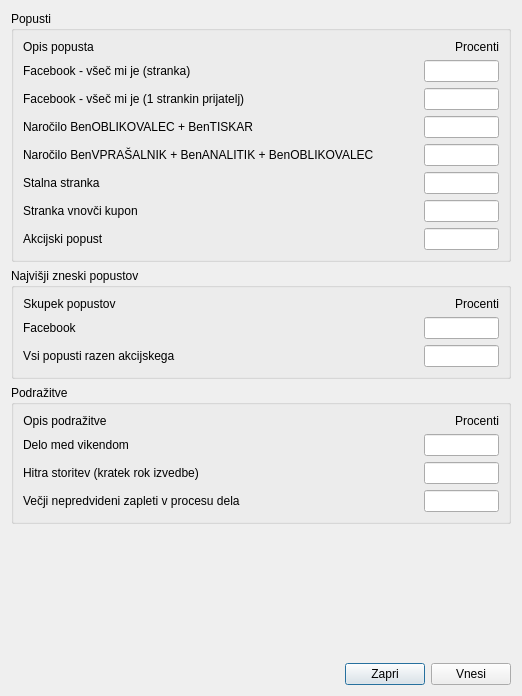
<?xml version="1.0" encoding="UTF-8"?>
<ui version="4.0">
 <class>popusti</class>
 <widget class="QDialog" name="popusti">
  <property name="windowModality">
   <enum>Qt::ApplicationModal</enum>
  </property>
  <property name="geometry">
   <rect>
    <x>0</x>
    <y>0</y>
    <width>522</width>
    <height>696</height>
   </rect>
  </property>
  <property name="windowTitle">
   <string>BenRačun: Urejanje popustov</string>
  </property>
  <layout class="QVBoxLayout" name="verticalLayout">
   <item>
    <widget class="QGroupBox" name="groupBox">
     <property name="title">
      <string>Popusti</string>
     </property>
     <layout class="QGridLayout" name="gridLayout_2">
      <item row="0" column="0">
       <layout class="QFormLayout" name="formLayout_2">
        <property name="fieldGrowthPolicy">
         <enum>QFormLayout::AllNonFixedFieldsGrow</enum>
        </property>
        <item row="4" column="0">
         <widget class="QLabel" name="label_9">
          <property name="text">
           <string>Facebook - všeč mi je (1 strankin prijatelj)</string>
          </property>
         </widget>
        </item>
        <item row="5" column="0">
         <widget class="QLabel" name="label_8">
          <property name="text">
           <string>Naročilo BenOBLIKOVALEC + BenTISKAR</string>
          </property>
         </widget>
        </item>
        <item row="6" column="0">
         <widget class="QLabel" name="label_7">
          <property name="text">
           <string>Naročilo BenVPRAŠALNIK + BenANALITIK + BenOBLIKOVALEC</string>
          </property>
         </widget>
        </item>
        <item row="7" column="0">
         <widget class="QLabel" name="label_6">
          <property name="text">
           <string>Stalna stranka</string>
          </property>
         </widget>
        </item>
        <item row="8" column="0">
         <widget class="QLabel" name="label_5">
          <property name="text">
           <string>Stranka vnovči kupon</string>
          </property>
         </widget>
        </item>
        <item row="9" column="0">
         <widget class="QLabel" name="label_4">
          <property name="text">
           <string>Akcijski popust</string>
          </property>
         </widget>
        </item>
        <item row="3" column="0">
         <widget class="QLabel" name="label_10">
          <property name="text">
           <string>Facebook - všeč mi je (stranka)</string>
          </property>
         </widget>
        </item>
        <item row="3" column="1">
         <layout class="QHBoxLayout" name="horizontalLayout_2">
          <item>
           <spacer name="horizontalSpacer_2">
            <property name="orientation">
             <enum>Qt::Horizontal</enum>
            </property>
            <property name="sizeHint" stdset="0">
             <size>
              <width>40</width>
              <height>20</height>
             </size>
            </property>
           </spacer>
          </item>
          <item>
           <widget class="QLineEdit" name="txt_popust_fb1">
            <property name="minimumSize">
             <size>
              <width>75</width>
              <height>0</height>
             </size>
            </property>
            <property name="maximumSize">
             <size>
              <width>75</width>
              <height>16777215</height>
             </size>
            </property>
           </widget>
          </item>
         </layout>
        </item>
        <item row="4" column="1">
         <layout class="QHBoxLayout" name="horizontalLayout_3">
          <item>
           <spacer name="horizontalSpacer_3">
            <property name="orientation">
             <enum>Qt::Horizontal</enum>
            </property>
            <property name="sizeHint" stdset="0">
             <size>
              <width>40</width>
              <height>20</height>
             </size>
            </property>
           </spacer>
          </item>
          <item>
           <widget class="QLineEdit" name="txt_popust_fb2">
            <property name="minimumSize">
             <size>
              <width>75</width>
              <height>0</height>
             </size>
            </property>
            <property name="maximumSize">
             <size>
              <width>75</width>
              <height>16777215</height>
             </size>
            </property>
           </widget>
          </item>
         </layout>
        </item>
        <item row="5" column="1">
         <layout class="QHBoxLayout" name="horizontalLayout_4">
          <item>
           <spacer name="horizontalSpacer_4">
            <property name="orientation">
             <enum>Qt::Horizontal</enum>
            </property>
            <property name="sizeHint" stdset="0">
             <size>
              <width>40</width>
              <height>20</height>
             </size>
            </property>
           </spacer>
          </item>
          <item>
           <widget class="QLineEdit" name="txt_popust_komb1">
            <property name="minimumSize">
             <size>
              <width>75</width>
              <height>0</height>
             </size>
            </property>
            <property name="maximumSize">
             <size>
              <width>75</width>
              <height>16777215</height>
             </size>
            </property>
           </widget>
          </item>
         </layout>
        </item>
        <item row="6" column="1">
         <layout class="QHBoxLayout" name="horizontalLayout_5">
          <item>
           <spacer name="horizontalSpacer_5">
            <property name="orientation">
             <enum>Qt::Horizontal</enum>
            </property>
            <property name="sizeHint" stdset="0">
             <size>
              <width>40</width>
              <height>20</height>
             </size>
            </property>
           </spacer>
          </item>
          <item>
           <widget class="QLineEdit" name="txt_popust_komb2">
            <property name="minimumSize">
             <size>
              <width>75</width>
              <height>0</height>
             </size>
            </property>
            <property name="maximumSize">
             <size>
              <width>75</width>
              <height>16777215</height>
             </size>
            </property>
           </widget>
          </item>
         </layout>
        </item>
        <item row="7" column="1">
         <layout class="QHBoxLayout" name="horizontalLayout_8">
          <item>
           <spacer name="horizontalSpacer_8">
            <property name="orientation">
             <enum>Qt::Horizontal</enum>
            </property>
            <property name="sizeHint" stdset="0">
             <size>
              <width>40</width>
              <height>20</height>
             </size>
            </property>
           </spacer>
          </item>
          <item>
           <widget class="QLineEdit" name="txt_popust_stalna_stranka">
            <property name="minimumSize">
             <size>
              <width>75</width>
              <height>0</height>
             </size>
            </property>
            <property name="maximumSize">
             <size>
              <width>75</width>
              <height>16777215</height>
             </size>
            </property>
           </widget>
          </item>
         </layout>
        </item>
        <item row="8" column="1">
         <layout class="QHBoxLayout" name="horizontalLayout_9">
          <item>
           <spacer name="horizontalSpacer_9">
            <property name="orientation">
             <enum>Qt::Horizontal</enum>
            </property>
            <property name="sizeHint" stdset="0">
             <size>
              <width>40</width>
              <height>20</height>
             </size>
            </property>
           </spacer>
          </item>
          <item>
           <widget class="QLineEdit" name="txt_popust_kupon">
            <property name="minimumSize">
             <size>
              <width>75</width>
              <height>0</height>
             </size>
            </property>
            <property name="maximumSize">
             <size>
              <width>75</width>
              <height>16777215</height>
             </size>
            </property>
           </widget>
          </item>
         </layout>
        </item>
        <item row="9" column="1">
         <layout class="QHBoxLayout" name="horizontalLayout_10">
          <item>
           <spacer name="horizontalSpacer_10">
            <property name="orientation">
             <enum>Qt::Horizontal</enum>
            </property>
            <property name="sizeHint" stdset="0">
             <size>
              <width>40</width>
              <height>20</height>
             </size>
            </property>
           </spacer>
          </item>
          <item>
           <widget class="QLineEdit" name="txt_popust_akcija">
            <property name="minimumSize">
             <size>
              <width>75</width>
              <height>0</height>
             </size>
            </property>
            <property name="maximumSize">
             <size>
              <width>75</width>
              <height>16777215</height>
             </size>
            </property>
           </widget>
          </item>
         </layout>
        </item>
        <item row="2" column="0">
         <widget class="QLabel" name="label_19">
          <property name="text">
           <string>Opis popusta</string>
          </property>
          <property name="alignment">
           <set>Qt::AlignCenter</set>
          </property>
         </widget>
        </item>
        <item row="2" column="1">
         <widget class="QLabel" name="label_17">
          <property name="minimumSize">
           <size>
            <width>0</width>
            <height>0</height>
           </size>
          </property>
          <property name="text">
           <string>Procenti</string>
          </property>
          <property name="alignment">
           <set>Qt::AlignRight|Qt::AlignTrailing|Qt::AlignVCenter</set>
          </property>
         </widget>
        </item>
       </layout>
      </item>
     </layout>
    </widget>
   </item>
   <item>
    <widget class="QGroupBox" name="groupBox_3">
     <property name="title">
      <string>Najvišji zneski popustov</string>
     </property>
     <layout class="QGridLayout" name="gridLayout_3">
      <item row="0" column="0">
       <layout class="QFormLayout" name="formLayout_3">
        <item row="2" column="0">
         <widget class="QLabel" name="label">
          <property name="text">
           <string>Facebook</string>
          </property>
         </widget>
        </item>
        <item row="3" column="0">
         <widget class="QLabel" name="label_2">
          <property name="text">
           <string>Vsi popusti razen akcijskega</string>
          </property>
         </widget>
        </item>
        <item row="2" column="1">
         <layout class="QHBoxLayout" name="horizontalLayout_11">
          <item>
           <spacer name="horizontalSpacer_11">
            <property name="orientation">
             <enum>Qt::Horizontal</enum>
            </property>
            <property name="sizeHint" stdset="0">
             <size>
              <width>40</width>
              <height>20</height>
             </size>
            </property>
           </spacer>
          </item>
          <item>
           <widget class="QLineEdit" name="txt_vsi_popusti_facebook">
            <property name="minimumSize">
             <size>
              <width>75</width>
              <height>0</height>
             </size>
            </property>
            <property name="maximumSize">
             <size>
              <width>75</width>
              <height>16777215</height>
             </size>
            </property>
           </widget>
          </item>
         </layout>
        </item>
        <item row="3" column="1">
         <layout class="QHBoxLayout" name="horizontalLayout_12">
          <item>
           <spacer name="horizontalSpacer_12">
            <property name="orientation">
             <enum>Qt::Horizontal</enum>
            </property>
            <property name="sizeHint" stdset="0">
             <size>
              <width>40</width>
              <height>20</height>
             </size>
            </property>
           </spacer>
          </item>
          <item>
           <widget class="QLineEdit" name="txt_popusti_skupaj">
            <property name="minimumSize">
             <size>
              <width>75</width>
              <height>0</height>
             </size>
            </property>
            <property name="maximumSize">
             <size>
              <width>75</width>
              <height>16777215</height>
             </size>
            </property>
           </widget>
          </item>
         </layout>
        </item>
        <item row="1" column="0">
         <widget class="QLabel" name="label_18">
          <property name="text">
           <string>Skupek popustov</string>
          </property>
          <property name="alignment">
           <set>Qt::AlignCenter</set>
          </property>
         </widget>
        </item>
        <item row="1" column="1">
         <widget class="QLabel" name="label_16">
          <property name="minimumSize">
           <size>
            <width>0</width>
            <height>0</height>
           </size>
          </property>
          <property name="text">
           <string>Procenti</string>
          </property>
          <property name="alignment">
           <set>Qt::AlignRight|Qt::AlignTrailing|Qt::AlignVCenter</set>
          </property>
         </widget>
        </item>
       </layout>
      </item>
     </layout>
    </widget>
   </item>
   <item>
    <widget class="QGroupBox" name="groupBox_2">
     <property name="title">
      <string>Podražitve</string>
     </property>
     <layout class="QGridLayout" name="gridLayout">
      <item row="0" column="0">
       <layout class="QFormLayout" name="formLayout">
        <item row="2" column="0">
         <widget class="QLabel" name="label_13">
          <property name="text">
           <string>Delo med vikendom</string>
          </property>
         </widget>
        </item>
        <item row="3" column="0">
         <widget class="QLabel" name="label_12">
          <property name="text">
           <string>Hitra storitev (kratek rok izvedbe)</string>
          </property>
         </widget>
        </item>
        <item row="4" column="0">
         <widget class="QLabel" name="label_11">
          <property name="text">
           <string>Večji nepredvideni zapleti v procesu dela</string>
          </property>
         </widget>
        </item>
        <item row="0" column="0">
         <widget class="QLabel" name="label_14">
          <property name="text">
           <string>Opis podražitve</string>
          </property>
          <property name="alignment">
           <set>Qt::AlignCenter</set>
          </property>
         </widget>
        </item>
        <item row="0" column="1">
         <widget class="QLabel" name="label_15">
          <property name="minimumSize">
           <size>
            <width>0</width>
            <height>0</height>
           </size>
          </property>
          <property name="text">
           <string>Procenti</string>
          </property>
          <property name="alignment">
           <set>Qt::AlignRight|Qt::AlignTrailing|Qt::AlignVCenter</set>
          </property>
         </widget>
        </item>
        <item row="2" column="1">
         <layout class="QHBoxLayout" name="horizontalLayout_13">
          <item>
           <spacer name="horizontalSpacer_13">
            <property name="orientation">
             <enum>Qt::Horizontal</enum>
            </property>
            <property name="sizeHint" stdset="0">
             <size>
              <width>40</width>
              <height>20</height>
             </size>
            </property>
           </spacer>
          </item>
          <item>
           <widget class="QLineEdit" name="txt_podrazitev_vikend">
            <property name="minimumSize">
             <size>
              <width>75</width>
              <height>0</height>
             </size>
            </property>
            <property name="maximumSize">
             <size>
              <width>75</width>
              <height>16777215</height>
             </size>
            </property>
           </widget>
          </item>
         </layout>
        </item>
        <item row="3" column="1">
         <layout class="QHBoxLayout" name="horizontalLayout_14">
          <item>
           <spacer name="horizontalSpacer_14">
            <property name="orientation">
             <enum>Qt::Horizontal</enum>
            </property>
            <property name="sizeHint" stdset="0">
             <size>
              <width>40</width>
              <height>20</height>
             </size>
            </property>
           </spacer>
          </item>
          <item>
           <widget class="QLineEdit" name="txt_podrazitev_hitrost">
            <property name="minimumSize">
             <size>
              <width>75</width>
              <height>0</height>
             </size>
            </property>
            <property name="maximumSize">
             <size>
              <width>75</width>
              <height>16777215</height>
             </size>
            </property>
           </widget>
          </item>
         </layout>
        </item>
        <item row="4" column="1">
         <layout class="QHBoxLayout" name="horizontalLayout_15">
          <item>
           <spacer name="horizontalSpacer_15">
            <property name="orientation">
             <enum>Qt::Horizontal</enum>
            </property>
            <property name="sizeHint" stdset="0">
             <size>
              <width>40</width>
              <height>20</height>
             </size>
            </property>
           </spacer>
          </item>
          <item>
           <widget class="QLineEdit" name="txt_podrazitev_zapleti">
            <property name="minimumSize">
             <size>
              <width>75</width>
              <height>0</height>
             </size>
            </property>
            <property name="maximumSize">
             <size>
              <width>75</width>
              <height>16777215</height>
             </size>
            </property>
           </widget>
          </item>
         </layout>
        </item>
       </layout>
      </item>
     </layout>
    </widget>
   </item>
   <item>
    <spacer name="verticalSpacer">
     <property name="orientation">
      <enum>Qt::Vertical</enum>
     </property>
     <property name="sizeHint" stdset="0">
      <size>
       <width>20</width>
       <height>13</height>
      </size>
     </property>
    </spacer>
   </item>
   <item>
    <layout class="QHBoxLayout" name="horizontalLayout">
     <item>
      <spacer name="horizontalSpacer">
       <property name="orientation">
        <enum>Qt::Horizontal</enum>
       </property>
       <property name="sizeHint" stdset="0">
        <size>
         <width>40</width>
         <height>20</height>
        </size>
       </property>
      </spacer>
     </item>
     <item>
      <widget class="QPushButton" name="btn_zapri">
       <property name="text">
        <string>Zapri</string>
       </property>
      </widget>
     </item>
     <item>
      <widget class="QPushButton" name="btn_vnesi">
       <property name="text">
        <string>Vnesi</string>
       </property>
      </widget>
     </item>
    </layout>
   </item>
  </layout>
 </widget>
 <resources/>
 <connections/>
</ui>
